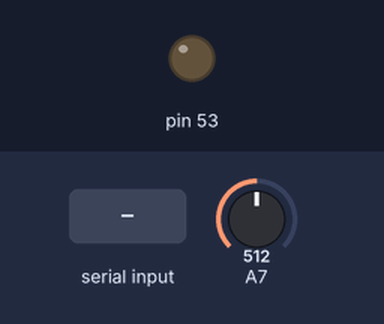
The sketch below on a simulated Arduino Mega 2560, built with avr-gcc and run on an emulated ATmega2560. Shown: output pins drawn as LEDs (lit = HIGH). The test bench sets the inputs (shaded band); at power-on: A7 = 512. What the sketch prints to the serial monitor is not drawn.

Above: at 1.2 s.
1.3 s: byte 30 received over Serial
At 2.4 s:
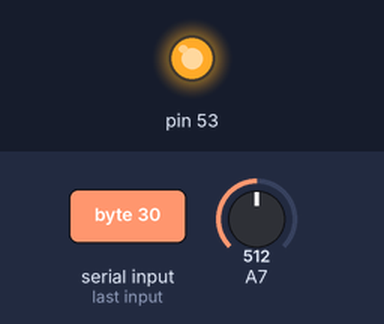
Timing chart, 0 to 4.3 s (numbered marks = the images above; inputs shaded):
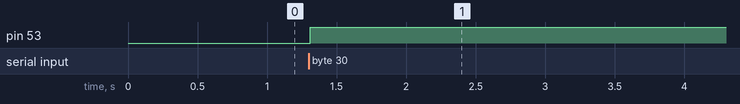

Measured:
- after the input at 1.3 s, pin 53: LOW → HIGH at once

The sketch:

basic_serial_IO.ino
```cpp
void setup() {
  Serial.begin(9600);
  pinMode(53, OUTPUT);
  digitalWrite(53, LOW);
}


void loop(){
  int dval, aval;

//read off the serial port
//a non zero is HIGH, zero for LOW
  if(Serial.available()){
    delay(3);
    while(Serial.available()>0){
      dval = Serial.read();
      if(dval>0) digitalWrite(53, HIGH);
      else digitalWrite(53, LOW);
    }
    Serial.flush();
  }


//simply print out the value on pin A7 (no smoothing)
  Serial.println(analogRead(A7), DEC);
  delay(10);

}
```
